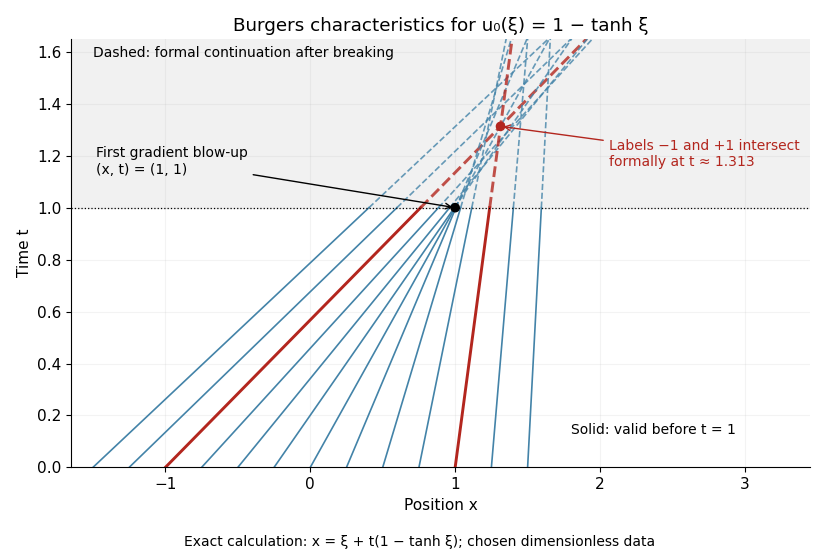

Recreate this plot in Python.
"""Original analytic characteristics; Python 3.14, NumPy 2.3.5, Matplotlib 3.10.7.

Run from _media. Dashed trajectories after t=1 are formal continuations,
not a single-valued Burgers solution. No experimental data are used.
"""

from pathlib import Path

import matplotlib.pyplot as plt
import numpy as np


def main():
    plt.rcParams.update({"font.size": 11, "axes.spines.top": False,
                         "axes.spines.right": False})
    fig, ax = plt.subplots(figsize=(8.4, 5.6), dpi=100, facecolor="white")
    ax.set_facecolor("white")
    ax.axhspan(1, 1.65, color="#f1f1f1", zorder=0)
    before = np.linspace(0, 1, 201)
    after = np.linspace(1, 1.65, 151)
    for label in np.linspace(-1.5, 1.5, 13):
        speed = 1 - np.tanh(label)
        color = "#b3261e" if np.isclose(abs(label), 1) else "#4383a8"
        width = 2.1 if np.isclose(abs(label), 1) else 1.2
        ax.plot(label + before * speed, before, color=color, lw=width)
        ax.plot(label + after * speed, after, color=color, lw=width,
                ls="--", alpha=0.8)
    pair_time = 1 / np.tanh(1)
    ax.scatter([1, pair_time], [1, pair_time], c=["black", "#b3261e"],
               s=35, zorder=5)
    ax.axhline(1, color="black", lw=0.9, ls=":")
    ax.annotate("First gradient blow-up\n(x, t) = (1, 1)", xy=(1, 1),
                xytext=(-1.48, 1.12), arrowprops={"arrowstyle": "->"},
                fontsize=10, va="bottom")
    ax.annotate("Labels −1 and +1 intersect\nformally at t ≈ 1.313",
                xy=(pair_time, pair_time), xytext=(2.06, 1.16),
                arrowprops={"arrowstyle": "->", "color": "#b3261e"},
                fontsize=10, color="#b3261e")
    ax.text(-1.5, 1.58, "Dashed: formal continuation after breaking", fontsize=10)
    ax.text(1.8, 0.13, "Solid: valid before t = 1", fontsize=10)
    ax.set(xlim=(-1.65, 3.45), ylim=(0, 1.65), xlabel="Position x",
           ylabel="Time t", title="Burgers characteristics for u₀(ξ) = 1 − tanh ξ")
    ax.grid(alpha=0.15)
    fig.text(0.5, 0.025, "Exact calculation: x = ξ + t(1 − tanh ξ); chosen dimensionless data",
             ha="center", fontsize=10)
    fig.tight_layout(rect=(0, 0.055, 1, 1))
    fig.savefig(Path(__file__).with_suffix(".png").name, facecolor="white")
    plt.close(fig)


if __name__ == "__main__":
    main()
